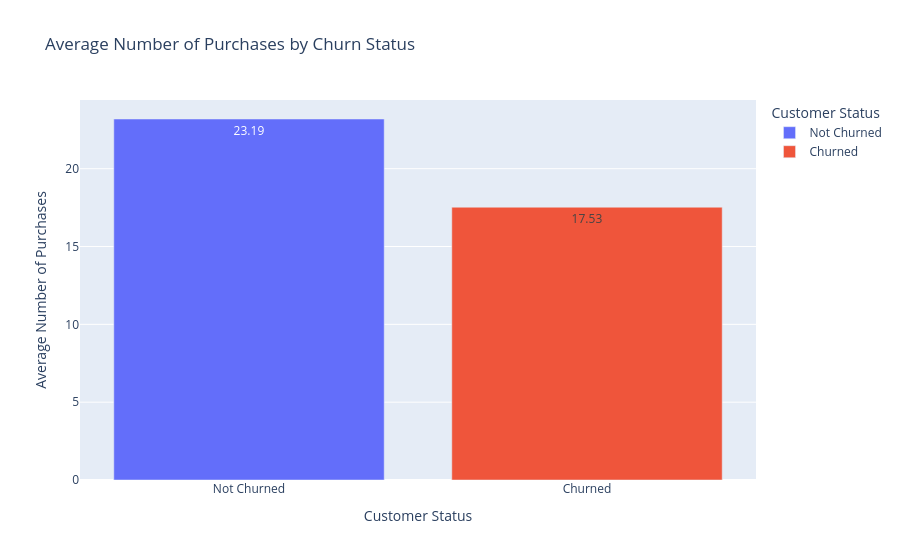

Source (notebook cell):
### Code cell
purchase_comparison = df.groupby("churned")["num_purchases"].mean().reset_index()

purchase_comparison["churned"] = purchase_comparison["churned"].map({
    0: "Not Churned",
    1: "Churned"
})

fig = px.bar(
    purchase_comparison,
    x="churned",
    y="num_purchases",
    color="churned",
    text_auto=".2f",
    title="Average Number of Purchases by Churn Status",
    labels={
        "churned": "Customer Status",
        "num_purchases": "Average Number of Purchases"
    }
)

fig.show()

### Figure 1 — Plotly figure (JSON) as saved in the notebook; plotly's stock layout.template omitted (floating-point values rounded to 4 significant figures)
{"data": [{"hovertemplate": "Customer Status=%{x}<br>Average Number of Purchases=%{y}<extra></extra>", "legendgroup": "Not Churned", "marker": {"color": "#636efa", "pattern": {"shape": ""}}, "name": "Not Churned", "orientation": "v", "showlegend": true, "textposition": "auto", "texttemplate": "%{y:.2f}", "type": "bar", "x": ["Not Churned"], "xaxis": "x", "y": [23.19], "yaxis": "y"}, {"hovertemplate": "Customer Status=%{x}<br>Average Number of Purchases=%{y}<extra></extra>", "legendgroup": "Churned", "marker": {"color": "#EF553B", "pattern": {"shape": ""}}, "name": "Churned", "orientation": "v", "showlegend": true, "textposition": "auto", "texttemplate": "%{y:.2f}", "type": "bar", "x": ["Churned"], "xaxis": "x", "y": [17.53], "yaxis": "y"}], "layout": {"barmode": "relative", "legend": {"title": {"text": "Customer Status"}, "tracegroupgap": 0}, "title": {"text": "Average Number of Purchases by Churn Status"}, "xaxis": {"anchor": "y", "categoryarray": ["Not Churned", "Churned"], "categoryorder": "array", "domain": [0, 1], "title": {"text": "Customer Status"}}, "yaxis": {"anchor": "x", "domain": [0, 1], "title": {"text": "Average Number of Purchases"}}}}
